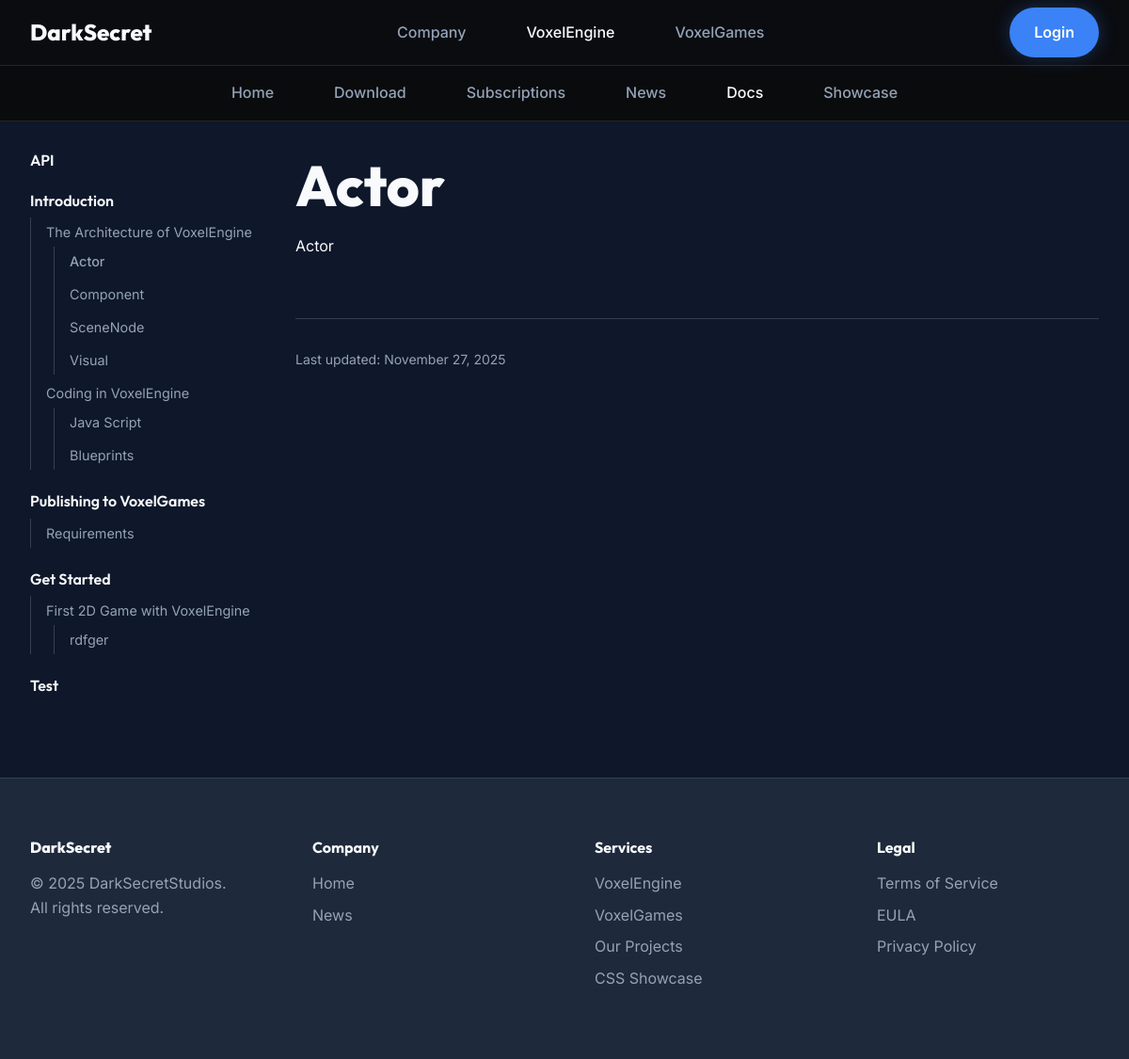
Page /voxelengine/docs/introduction/actor/ on the committed database.
### voxelengine/models.py (models this page shows, shortened)
class DocumentationCategory(models.Model):
    title = models.CharField(max_length=100)
    slug = models.SlugField(unique=True, blank=True)
    order = models.IntegerField(default=0)
    class Meta:
        verbose_name_plural = "Documentation Categories"
        ordering = ['order', 'title']

class DocumentationPage(models.Model):
    category = models.ForeignKey(DocumentationCategory, on_delete=models.CASCADE, related_name='pages')
    parent = models.ForeignKey('self', null=True, blank=True, related_name='children', on_delete=models.CASCADE)
    title = models.CharField(max_length=200)
    slug = models.SlugField(blank=True)
    content = models.TextField(help_text="HTML")
    order = models.IntegerField(default=0)
    created_at = models.DateTimeField(auto_now_add=True)
    updated_at = models.DateTimeField(auto_now=True)
    class Meta:
        ordering = ['category__order', 'order', 'title']
        unique_together = ('category', 'slug')

### voxelengine/views.py (the view)
# urls.py: path('docs/<slug:category_slug>/<slug:page_slug>/', docs_page, name='docs_page'),
def docs_page(request, category_slug, page_slug):
    categories = DocumentationCategory.objects.prefetch_related('pages').all()
    page = get_object_or_404(DocumentationPage, category__slug=category_slug, slug=page_slug)
    return render(request, 'voxelengine/docs/page.html', {
        'categories': categories,
        'current_page': page,
        'current_category': page.category
    })

### voxelengine/templates/voxelengine/docs/page.html (shortened to what this page needs)
{% extends 'voxelengine/docs/base_docs.html' %}
{% block docs_content %}
<article class="prose">
    <h1 style="margin-bottom: 1rem;">{{ current_page.title }}</h1>
    <div class="content">
        {{ current_page.content|safe }}
    </div>
    <div style="margin-top: 4rem; padding-top: 2rem; border-top: 1px solid var(--color-border); color: var(--color-text-muted); font-size: 0.875rem;">
        Last updated: {{ current_page.updated_at|date:"F j, Y" }}
    </div>
</article>
{% endblock %}

### voxelengine/templates/voxelengine/docs/base_docs.html (shortened to what this page needs)
{% extends 'voxelengine/veBase.html' %}
{% block voxelengine_content %}
<div class="container" style="padding-top: 2rem; padding-bottom: 4rem;">
    <div class="docs-layout" style="display: grid; grid-template-columns: 250px 1fr; gap: 2rem;">
        <aside class="docs-sidebar">
            {% for category in categories %}
            <div class="docs-category" style="margin-bottom: 1.5rem;">
                <h4 style="font-size: 1rem; color: var(--color-text); margin-bottom: 0.5rem; font-weight: 600;">{{ category.title }}</h4>
                <ul style="border-left: 1px solid var(--color-border); padding-left: 1rem;">
                    {% for page in category.pages.all %}
                        {% if not page.parent %}
                            {% include 'voxelengine/docs/_sidebar_item.html' with page=page %}
                        {% endif %}
                    {% endfor %}
                </ul>
            </div>
            {% endfor %}
        </aside>
        <main class="docs-content">
            {% block docs_content %}{% endblock %}
        </main>
    </div>
</div>
{% endblock %}

### voxelengine/templates/voxelengine/docs/_sidebar_item.html
<li style="margin-bottom: 0.25rem;">
    <a href="{% url 'voxelengine:docs_page' page.category.slug page.slug %}"
       class="docs-link {% if current_page.id == page.id %}active{% endif %}"
       style="display: block; padding: 0.25rem 0; color: var(--color-text-muted); font-size: 0.9rem; transition: color 0.2s;">
        {{ page.title }}
    </a>
    {% if page.children.exists %}
        <ul style="padding-left: 1rem; border-left: 1px solid var(--color-border); margin-left: 0.5rem;">
            {% for child in page.children.all %}
                {% include 'voxelengine/docs/_sidebar_item.html' with page=child %}
            {% endfor %}
        </ul>
    {% endif %}
</li>

### static/style/base/_variables.css (style rules this page uses)
:root { --font-main: 'Inter', BlinkMacSystemFont, 'Segoe UI', Roboto, Oxygen, Ubuntu, Cantarell, 'Open Sans', 'Helvetica Neue', sans-serif; --font-display: 'Outfit', 'Inter', sans-serif; --space-xs: 0.5rem; --space-sm: 1rem; --space-md: 2rem; --space-lg: 4rem; --space-xl: 8rem; --radius-sm: 4px; --radius-md: 8px; --radius-lg: 16px; --radius-xl: 24px; --radius-full: 9999px; --transition-fast: 0.2s ease; --transition-normal: 0.3s cubic-bezier(0.4, 0, 0.2, 1); --transition-slow: 0.5s ease; --color-bg: #ffffff; --color-bg-alt: #f8f9fa; --color-text: #1a1a1a; --color-text-muted: #666666; --color-border: #e5e5e5; --color-primary: #000000; --color-primary-hover: #333333; --color-primary-text: #ffffff; --color-secondary: #f0f0f0; --color-secondary-hover: #e0e0e0; --color-secondary-text: #1a1a1a; --shadow-sm: 0 2px 4px rgba(0, 0, 0, 0.05); --shadow-md: 0 4px 12px rgba(0, 0, 0, 0.08); --shadow-lg: 0 12px 24px rgba(0, 0, 0, 0.12); --navbar-height: 70px; }
[data-theme="engine"] { --color-bg: #0f172a; --color-bg-alt: #1e293b; --color-text: #f8fafc; --color-text-muted: #94a3b8; --color-border: #334155; --color-primary: #3b82f6; --color-primary-hover: #2563eb; --color-primary-text: #ffffff; --color-secondary: rgba(255, 255, 255, 0.1); --color-secondary-hover: rgba(255, 255, 255, 0.15); --color-secondary-text: #ffffff; --shadow-neon: 0 0 20px rgba(59, 130, 246, 0.3); }

### static/style/layout/_layout.css (style rules this page uses)
.container { width: 100%; max-width: 1200px; margin: 0 auto; padding: 0 var(--space-md); }

### voxelengine/templates/voxelengine/docs/base_docs.html (style rules this page uses)
.docs-link:hover, .docs-link.active { color: var(--color-primary); }
.docs-link.active { font-weight: 500; }

### rows in the picture
DocumentationCategory: title "API"
DocumentationCategory: title "Introduction"
DocumentationPage: title "The Architecture of VoxelEngine"
DocumentationPage: title "Actor", content "Actor", updated_at "November 27, 2025"
DocumentationPage: title "Component"
DocumentationPage: title "SceneNode"
DocumentationPage: title "Visual"
DocumentationPage: title "Coding in VoxelEngine"
DocumentationPage: title "Java Script"
DocumentationPage: title "Blueprints"
DocumentationCategory: title "Publishing to VoxelGames"
DocumentationPage: title "Requirements"
DocumentationCategory: title "Get Started"
DocumentationPage: title "First 2D Game with VoxelEngine"
DocumentationPage: title "rdfger"
DocumentationCategory: title "Test"
